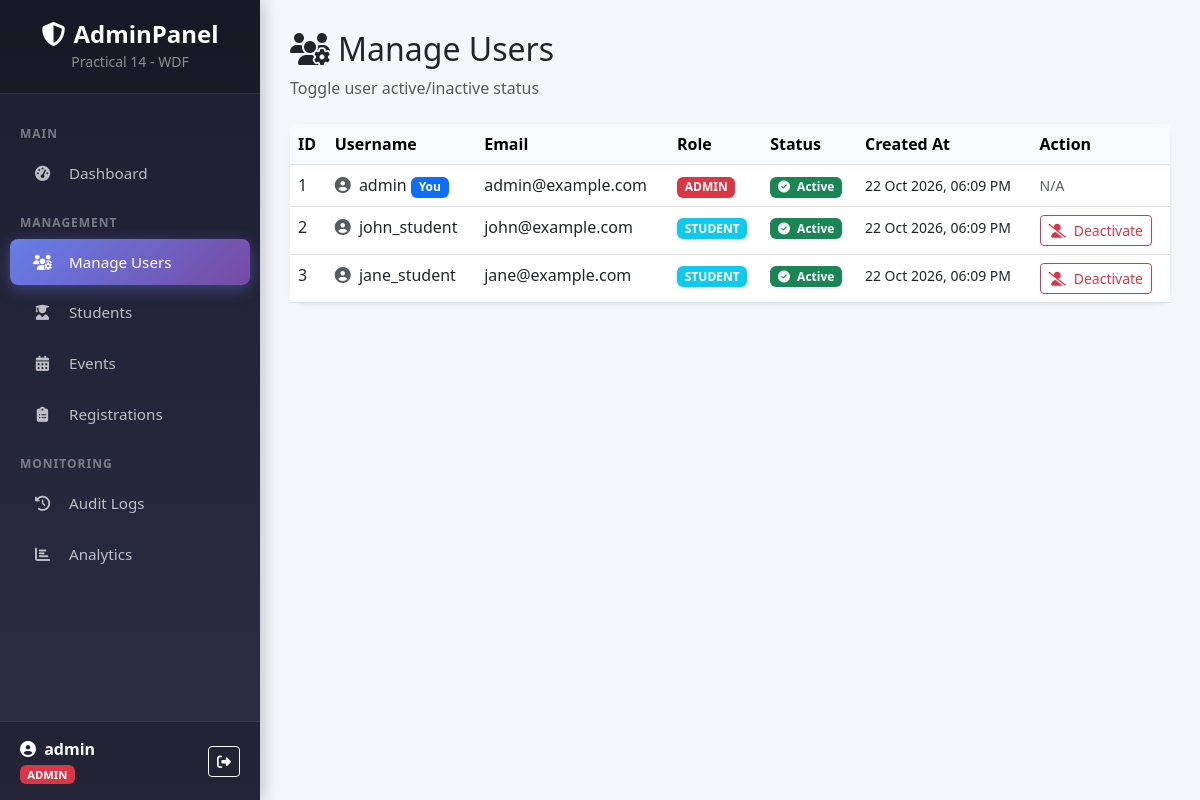
The page /manage_users.php (signed in) on the database its author committed.
### tables this page shows
CREATE TABLE IF NOT EXISTS users (
    id INT AUTO_INCREMENT PRIMARY KEY,
    username VARCHAR(50) NOT NULL UNIQUE,
    email VARCHAR(100) NOT NULL UNIQUE,
    password VARCHAR(255) NOT NULL,
    role ENUM('admin', 'student') NOT NULL DEFAULT 'student',
    status ENUM('active', 'inactive') NOT NULL DEFAULT 'active',
    created_at TIMESTAMP DEFAULT CURRENT_TIMESTAMP
);

### manage_users.php (the view, shortened to what this page needs)
<?php
require_once 'config.php';
$users = $conn->query("SELECT * FROM users ORDER BY created_at DESC");
?>
<!DOCTYPE html>
<html lang="en">
<head>
    <link href="https://cdn.jsdelivr.net/npm/bootstrap@5.3.0/dist/css/bootstrap.min.css" rel="stylesheet">
    <link href="https://cdnjs.cloudflare.com/ajax/libs/font-awesome/6.4.0/css/all.min.css" rel="stylesheet">
</head>
<body>
    <?php include 'sidebar.php'; ?>
    <div class="main-content">
        <div class="page-header mb-4">
            <h2><i class="fas fa-users-cog me-2"></i>Manage Users</h2>
            <p class="text-muted">Toggle user active/inactive status</p>
        </div>
        <div class="card border-0 shadow-sm" style="border-radius:15px;">
            <div class="card-body p-0">
                <table class="table table-hover mb-0">
                    <thead class="table-light">
                        <tr>
                            <th>ID</th>
                            <th>Username</th>
                            <th>Email</th>
                            <th>Role</th>
                            <th>Status</th>
                            <th>Created At</th>
                            <th>Action</th>
                        </tr>
                    </thead>
                    <tbody>
                        <?php while ($user = $users->fetch_assoc()): ?>
                        <tr>
                            <td><?= $user['id'] ?></td>
                            <td>
                                <i class="fas fa-user-circle text-muted me-1"></i>
                                <?= htmlspecialchars($user['username']) ?>
                                <?php if ($user['id'] == $_SESSION['user_id']): ?>
                                    <span class="badge bg-primary">You</span>
                                <?php endif; ?>
                            </td>
                            <td><?= htmlspecialchars($user['email']) ?></td>
                            <td>
                                <span class="badge <?= $user['role'] === 'admin' ? 'bg-danger' : 'bg-info' ?>">
                                    <?= strtoupper($user['role']) ?>
                                </span>
                            </td>
                            <td>
                                <span class="badge <?= $user['status'] === 'active' ? 'bg-success' : 'bg-secondary' ?>">
                                    <i class="fas <?= $user['status'] === 'active' ? 'fa-check-circle' : 'fa-ban' ?> me-1"></i>
                                    <?= ucfirst($user['status']) ?>
                                </span>
                            </td>
                            <td><small><?= date('d M Y, h:i A', strtotime($user['created_at'])) ?></small></td>
                            <td>
                                <?php if ($user['id'] != $_SESSION['user_id']): ?>
                                    <a href="manage_users.php?toggle_status=<?= $user['id'] ?>"
                                       class="btn btn-sm <?= $user['status'] === 'active' ? 'btn-outline-danger' : 'btn-outline-success' ?>"
                                       onclick="return confirm('Are you sure you want to <?= $user['status'] === 'active' ? 'deactivate' : 'activate' ?> this user?')">
                                        <i class="fas <?= $user['status'] === 'active' ? 'fa-user-slash' : 'fa-user-check' ?> me-1"></i>
                                        <?= $user['status'] === 'active' ? 'Deactivate' : 'Activate' ?>
                                    </a>
                                <?php else: ?>
                                    <span class="text-muted"><small>N/A</small></span>
                                <?php endif; ?>
                            </td>
                        </tr>
                        <?php endwhile; ?>
                    </tbody>
                </table>
            </div>
        </div>
    </div>
</body>
</html>

### sidebar.php (style rules this page uses)
.main-content { margin-left: 260px; padding: 30px; background: #f4f6f9; min-height: 100vh; }

### rows shown on the page
users: id "1", username "admin", shows "You", email "admin@example.com", role "ADMIN", status "Active", created_at "22 Oct 2026, 06:09 PM", shows "N/A"
users: id "2", username "john_student", email "john@example.com", role "STUDENT", status "Active", created_at "22 Oct 2026, 06:09 PM", shows "Deactivate"
users: id "3", username "jane_student", email "jane@example.com", role "STUDENT", status "Active", created_at "22 Oct 2026, 06:09 PM", shows "Deactivate"

### other values the page prints
$_SESSION['username'] "admin"
$role "ADMIN"
